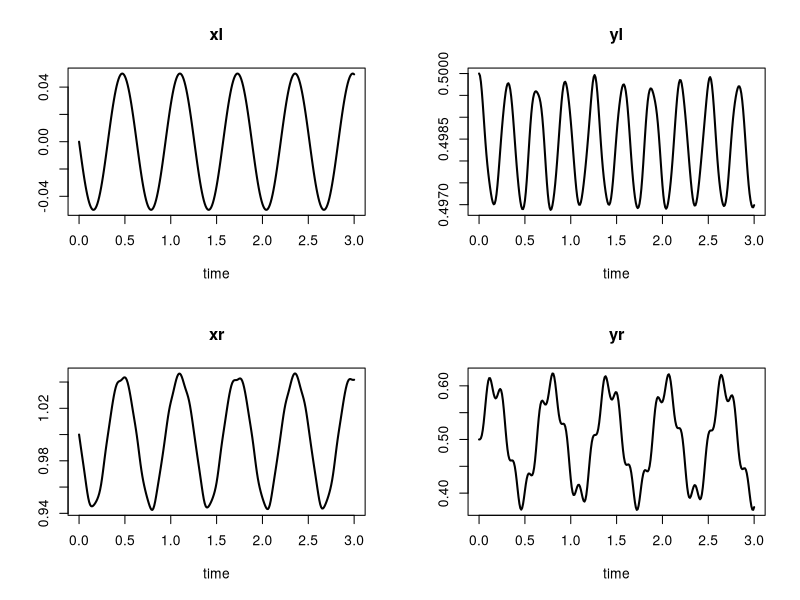
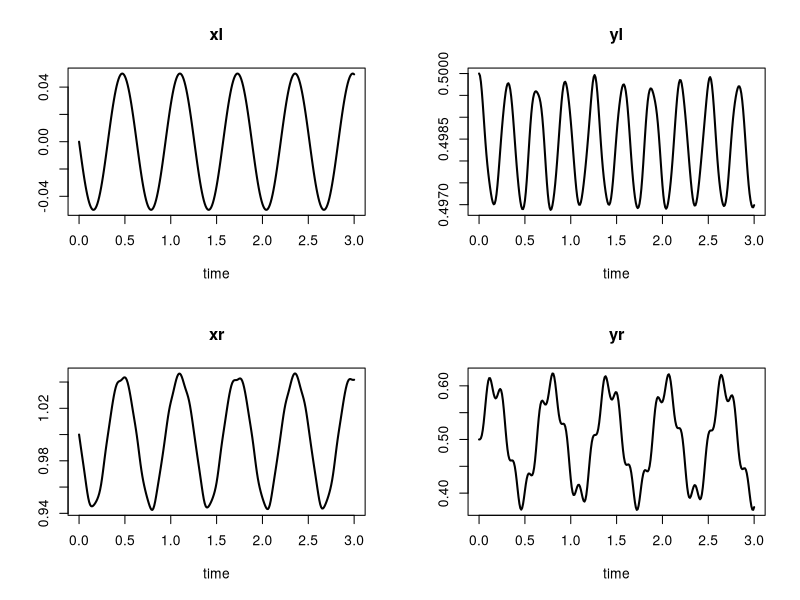
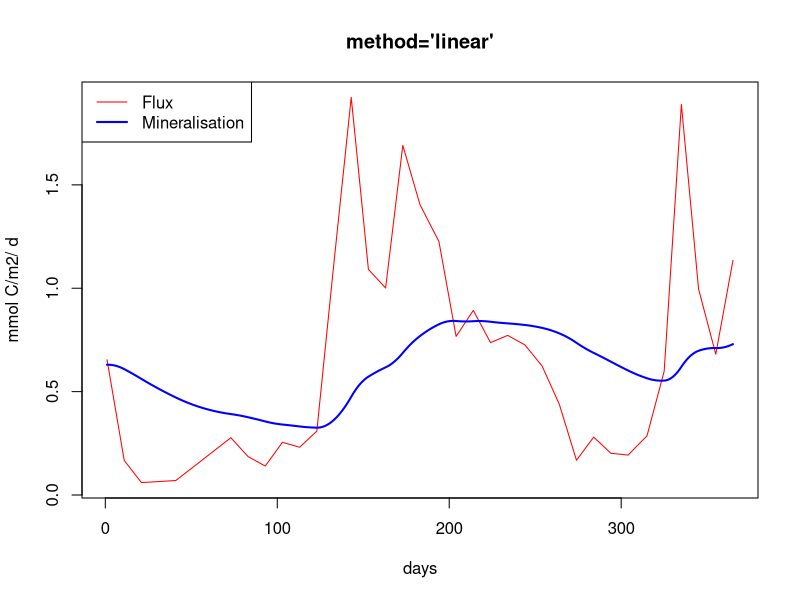
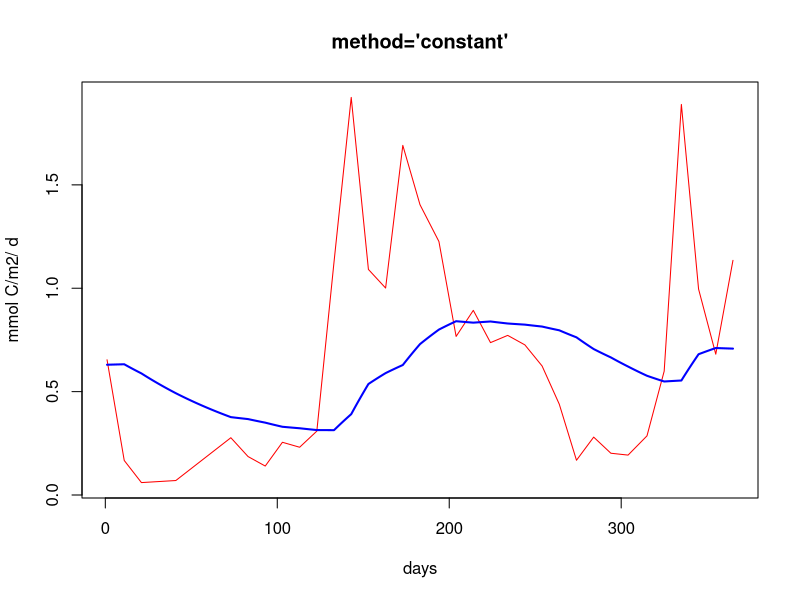
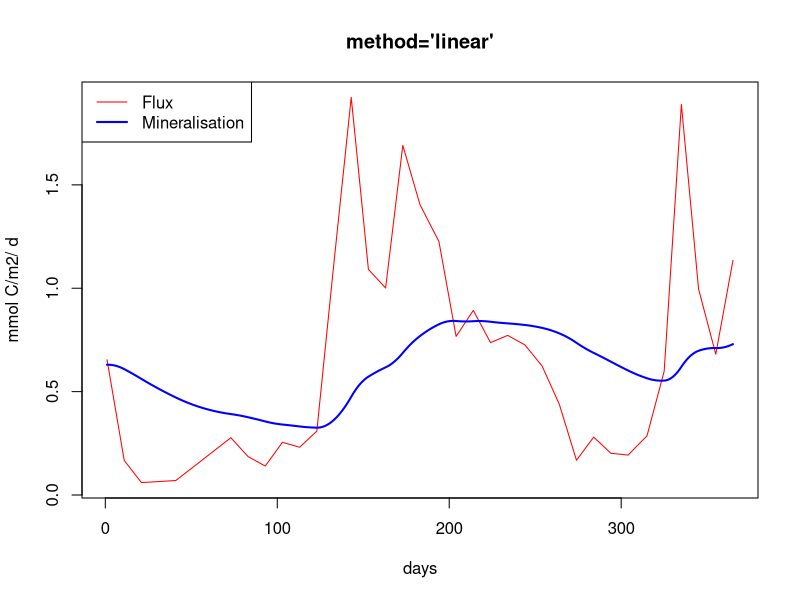
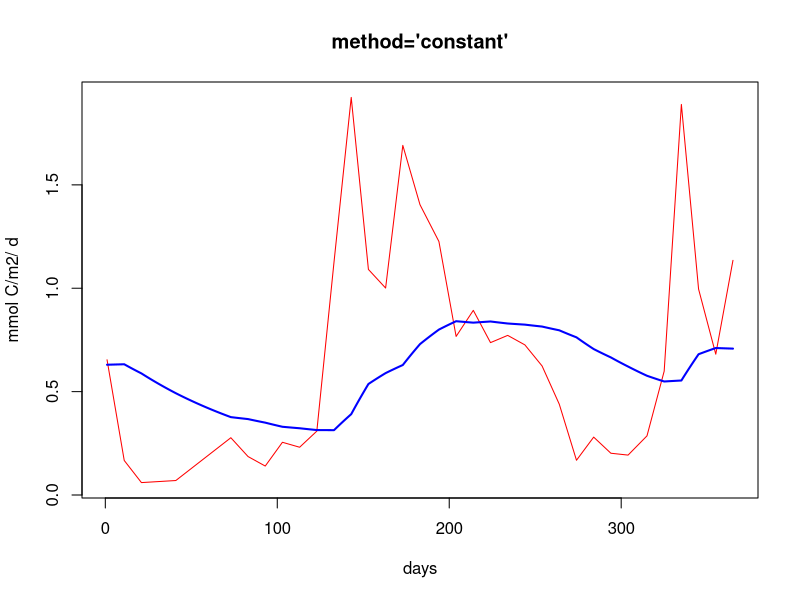
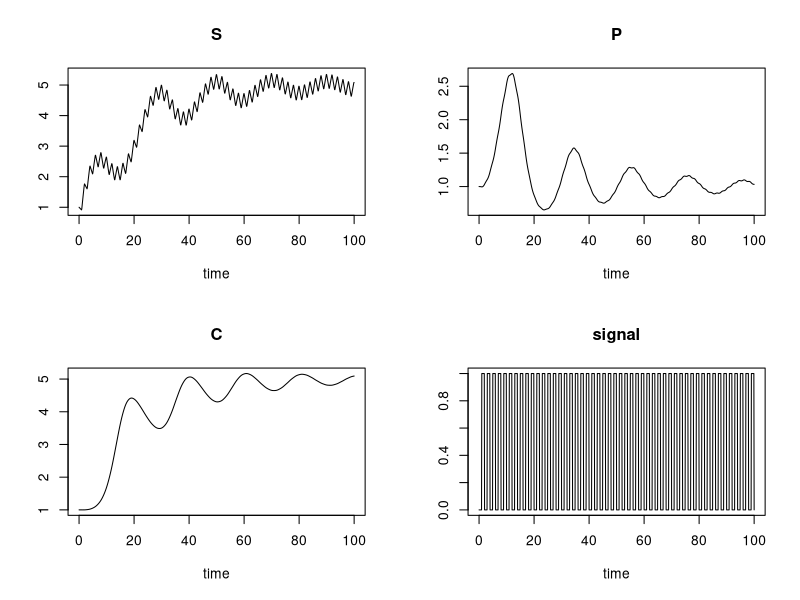
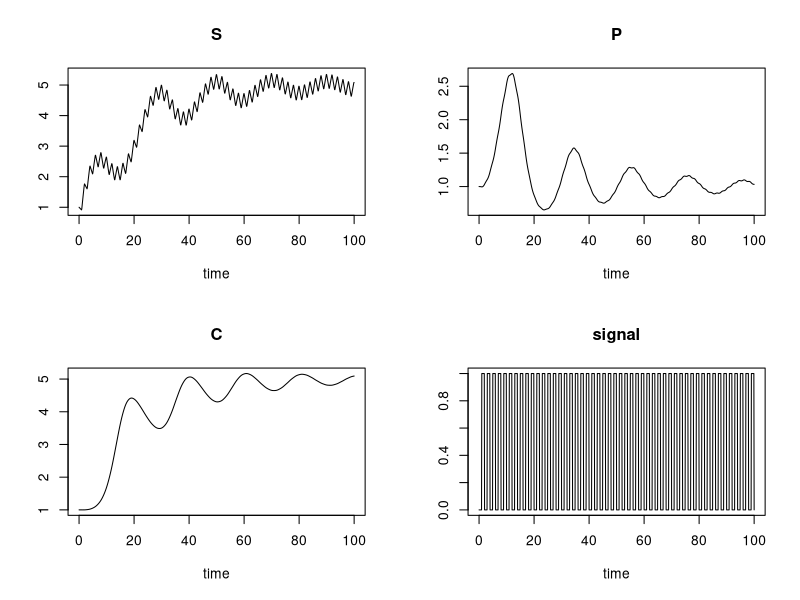

Write the R code that produced these figures, in order.
### R code from vignette source 'compiledCode.Rnw'
### Encoding: ISO8859-1

###################################################
### code chunk number 1: preliminaries
###################################################
library("deSolve")
options(prompt = "R> ")
options(width=70)


###################################################
### code chunk number 2: the_Rmodel
###################################################
model <- function(t, Y, parameters) {
  with (as.list(parameters),{

    dy1 = -k1*Y[1] + k2*Y[2]*Y[3]
    dy3 = k3*Y[2]*Y[2]
    dy2 = -dy1 - dy3

    list(c(dy1, dy2, dy3))
  })
}


###################################################
### code chunk number 3: Jacobian_in_R
###################################################
jac <- function (t, Y, parameters) {
  with (as.list(parameters),{

    PD[1,1] <- -k1
    PD[1,2] <- k2*Y[3]
    PD[1,3] <- k2*Y[2]
    PD[2,1] <- k1
    PD[2,3] <- -PD[1,3]
    PD[3,2] <- k3*Y[2]
    PD[2,2] <- -PD[1,2] - PD[3,2]

    return(PD)
  })
}


###################################################
### code chunk number 4: Run_Rmodel
###################################################
parms <- c(k1 = 0.04, k2 = 1e4, k3=3e7)
Y     <- c(1.0, 0.0, 0.0)
times <- c(0, 0.4*10^(0:11))
PD    <- matrix(nrow = 3, ncol = 3, data = 0)
out   <- ode(Y, times, model, parms = parms, jacfunc = jac)


###################################################
### code chunk number 5: compile_DLLmodel_F (eval = FALSE)
###################################################
##   system("R CMD SHLIB mymod.f")


###################################################
### code chunk number 6: compile_DLLmodel_C (eval = FALSE)
###################################################
##   system("R CMD SHLIB mymod.c")


###################################################
### code chunk number 7: compiledCode.Rnw:725-767
###################################################
caraxisfun <- function(t, y, parms) {
  with(as.list(c(y, parms)), {
    yb <- r * sin(w * t)
    xb <- sqrt(L * L - yb * yb)
    Ll <- sqrt(xl^2 + yl^2)
    Lr <- sqrt((xr - xb)^2 + (yr - yb)^2)

    dxl <- ul; dyl <- vl; dxr <- ur; dyr <- vr

    dul  <- (L0-Ll) * xl/Ll      + 2 * lam2 * (xl-xr) + lam1*xb
    dvl  <- (L0-Ll) * yl/Ll      + 2 * lam2 * (yl-yr) + lam1*yb - k * g

    dur  <- (L0-Lr) * (xr-xb)/Lr - 2 * lam2 * (xl-xr)
    dvr  <- (L0-Lr) * (yr-yb)/Lr - 2 * lam2 * (yl-yr) - k * g

    c1   <- xb * xl + yb * yl
    c2   <- (xl - xr)^2 + (yl - yr)^2 - L * L

    list(c(dxl, dyl, dxr, dyr, dul, dvl, dur, dvr, c1, c2))
  })
}
eps <- 0.01; M <- 10; k <- M * eps^2/2;
L <- 1; L0 <- 0.5; r <- 0.1; w <- 10; g <- 1

parameter <- c(eps = eps, M = M, k = k, L = L, L0 = L0,
               r = r, w = w, g = g)

yini <- c(xl = 0, yl = L0, xr = L, yr = L0, ul = -L0/L, vl = 0,
          ur = -L0/L, vr = 0, lam1 = 0, lam2 = 0)

# the mass matrix
Mass      <- diag(nrow = 10, 1)
Mass[5,5] <- Mass[6,6] <- Mass[7,7] <- Mass[8,8] <- M * eps * eps/2
Mass[9,9] <- Mass[10,10] <- 0
Mass

# index of the variables: 4 of index 1, 4 of index 2, 2 of index 3
index <- c(4, 4, 2)

times <- seq(0, 3, by = 0.01)
out <- radau(y = yini, mass = Mass, times = times, func = caraxisfun,
        parms = parameter, nind = index)


###################################################
### code chunk number 8: caraxis
###################################################
plot(out, which = 1:4, type = "l", lwd = 2)


###################################################
### code chunk number 9: figcaraxis
###################################################
plot(out, which = 1:4, type = "l", lwd = 2)


###################################################
### code chunk number 10: compiledCode.Rnw:950-979
###################################################
## the model, 5 state variables
f1 <- function  (t, y, parms) {
  ydot <- vector(len = 5)

  ydot[1] <-  0.1*y[1] -0.2*y[2]
  ydot[2] <- -0.3*y[1] +0.1*y[2] -0.2*y[3]
  ydot[3] <-           -0.3*y[2] +0.1*y[3] -0.2*y[4]
  ydot[4] <-                     -0.3*y[3] +0.1*y[4] -0.2*y[5]
  ydot[5] <-                               -0.3*y[4] +0.1*y[5]

  return(list(ydot))
}

## the Jacobian, written in banded form
bandjac <- function  (t, y, parms) {
  jac <- matrix(nrow = 3, ncol = 5, byrow = TRUE,
                data = c( 0  , -0.2, -0.2, -0.2, -0.2,
                          0.1,  0.1,  0.1,  0.1,  0.1,
                         -0.3, -0.3, -0.3, -0.3,    0))
  return(jac)
}

## initial conditions and output times
yini  <- 1:5
times <- 1:20

## stiff method, user-generated banded Jacobian
out  <- lsode(yini, times, f1, parms = 0, jactype = "bandusr",
              jacfunc = bandjac, bandup = 1, banddown = 1)


###################################################
### code chunk number 11: compiledCode.Rnw:1062-1073
###################################################
## Parameter values and initial conditions
Parms <- c(0.182, 4.0, 4.0, 0.08, 0.04, 0.74, 0.05, 0.15, 0.32,
        16.17, 281.48, 13.3, 16.17, 5.487, 153.8, 0.04321671,
        0.4027255, 1000, 0.02, 1.0, 3.8)

yini <- c( AI=21, AAM=0, AT=0, AF=0, AL=0, CLT=0,  AM=0  )

## the rate of change
DLLfunc(y = yini, dllname = "deSolve", func = "derivsccl4",
        initfunc = "initccl4", parms = Parms, times = 1,
        nout = 3, outnames = c("DOSE", "MASS", "CP")  )


###################################################
### code chunk number 12: compiledCode.Rnw:1084-1100
###################################################
pars <- c(K = 1, ka   = 1e6, r    = 1)

## Initial conc; D is in equilibrium with A,B
y     <- c(A = 2, B = 3, D = 2*3/pars["K"])

## Initial rate of change
dy  <- c(dA = 0, dB = 0, dD = 0)

## production increases with time
prod <- matrix(nc=2,data=c(seq(0,100,by=10),seq(0.1,0.5,len=11)))

DLLres(y=y,dy=dy,times=5,res="chemres",
          dllname="deSolve", initfunc="initparms",
          initforc="initforcs", parms=pars, forcings=prod,
          nout=2, outnames=c("CONC","Prod"))



###################################################
### code chunk number 13: compiledCode.Rnw:1268-1276
###################################################
Flux <- matrix(ncol=2,byrow=TRUE,data=c(
  1, 0.654, 11, 0.167,   21, 0.060, 41, 0.070, 73,0.277, 83,0.186,
  93,0.140,103, 0.255,  113, 0.231,123, 0.309,133,1.127,143,1.923,
  153,1.091,163,1.001,  173, 1.691,183, 1.404,194,1.226,204,0.767,
  214, 0.893,224,0.737, 234,0.772,244, 0.726,254,0.624,264,0.439,
  274,0.168,284 ,0.280, 294,0.202,304, 0.193,315,0.286,325,0.599,
  335, 1.889,345, 0.996,355,0.681,365,1.135))
head(Flux)


###################################################
### code chunk number 14: compiledCode.Rnw:1281-1282
###################################################
parms <- 0.01


###################################################
### code chunk number 15: compiledCode.Rnw:1288-1290
###################################################
meanDepo <- mean(approx(Flux[,1],Flux[,2], xout=seq(1,365,by=1))$y)
Yini <- c(y=meanDepo/parms)


###################################################
### code chunk number 16: compiledCode.Rnw:1306-1313
###################################################
times <- 1:365
out <- ode(y=Yini, times, func = "scocder",
    parms = parms, dllname = "deSolve",
    initforc="scocforc",  forcings=Flux,
    initfunc = "scocpar", nout = 2,
    outnames = c("Mineralisation","Depo"))
head(out)


###################################################
### code chunk number 17: compiledCode.Rnw:1319-1325
###################################################
fcontrol <- list(method="constant")
out2 <- ode(y=Yini, times, func = "scocder",
    parms = parms, dllname = "deSolve",
    initforc="scocforc",  forcings=Flux, fcontrol=fcontrol,
    initfunc = "scocpar", nout = 2,
    outnames = c("Mineralisation","Depo"))


###################################################
### code chunk number 18: scoc
###################################################
par (mfrow=c(1,2))
plot(out, which = "Depo", col="red",
  xlab="days", ylab="mmol C/m2/ d", main="method='linear'")
lines(out[,"time"], out[,"Mineralisation"], lwd=2, col="blue")
legend("topleft",lwd=1:2,col=c("red","blue"), c("Flux","Mineralisation"))

plot(out, which = "Depo", col="red",
  xlab="days", ylab="mmol C/m2/ d", main="method='constant'")
lines(out2[,"time"], out2[,"Mineralisation"], lwd=2, col="blue")


###################################################
### code chunk number 19: figscoc
###################################################
par (mfrow=c(1,2))
plot(out, which = "Depo", col="red",
  xlab="days", ylab="mmol C/m2/ d", main="method='linear'")
lines(out[,"time"], out[,"Mineralisation"], lwd=2, col="blue")
legend("topleft",lwd=1:2,col=c("red","blue"), c("Flux","Mineralisation"))

plot(out, which = "Depo", col="red",
  xlab="days", ylab="mmol C/m2/ d", main="method='constant'")
lines(out2[,"time"], out2[,"Mineralisation"], lwd=2, col="blue")


###################################################
### code chunk number 20: compiledCode.Rnw:1360-1392
###################################################
SPCmod <- function(t, x, parms, input)  {
  with(as.list(c(parms, x)), {
    import <- input(t)
    dS <- import - b*S*P + g*C    # substrate
    dP <- c*S*P  - d*C*P          # producer
    dC <- e*P*C  - f*C            # consumer
    res <- c(dS, dP, dC)
    list(res, signal = import)
  })
}

## The parameters
parms  <- c(b = 0.1, c = 0.1, d = 0.1, e = 0.1, f = 0.1, g = 0.0)

## vector of timesteps
times  <- seq(0, 100, by=0.1)

## external signal with several rectangle impulses
signal <- as.data.frame(list(times = times,
                 import = rep(0, length(times))))

signal$import <- ifelse((trunc(signal$times) %% 2 == 0), 0, 1)
sigimp <- approxfun(signal$times, signal$import, rule = 2)

## Start values for steady state
xstart <- c(S = 1, P = 1, C = 1)

## Solve model
print (system.time(
out <- ode(y = xstart,times = times,
           func = SPCmod, parms, input = sigimp)
))


###################################################
### code chunk number 21: lv
###################################################
plot(out)


###################################################
### code chunk number 22: figlv
###################################################
plot(out)


###################################################
### code chunk number 23: compiledCode.Rnw:1511-1514
###################################################
eventdata <- data.frame(var=rep("C",10),time=seq(10,100,10),value=rep(0.5,10),
  method=rep("multiply",10))
eventdata


###################################################
### code chunk number 24: compiledCode.Rnw:1601-1619
###################################################
derivs <- function(t, y, parms) {
  with(as.list(c(y, parms)), {
    if (t < tau)
      ytau <- c(1, 1)
    else
      ytau <- lagvalue(t - tau, c(1, 2))

    dN <- f * N - g * N * P
    dP <- e * g * ytau[1] * ytau[2] - m * P
    list(c(dN, dP), tau=ytau[1], tau=ytau[2])
  })
}

yinit <- c(N = 1, P = 1)
times <- seq(0, 500)
parms <- c(f = 0.1, g = 0.2, e = 0.1, m = 0.1, tau = .2)
yout <- dede(y = yinit, times = times, func = derivs, parms = parms)
head(yout)
